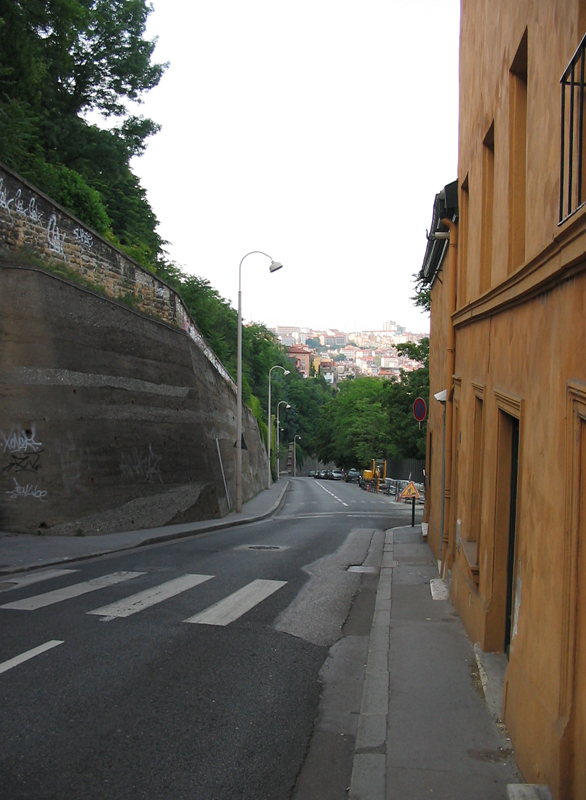
#> input picture 5. Computer Vision/TP2/images/crossing.png, 586 x 800 px
$ jupyter execute segmentation.ipynb
#> lines starting #> are read from the running program, lines starting #| are printed output that depends on the picture; after the words box and inside, x2 and y2 are one past the last pixel; in counts of white or black regions, pixels touching at a corner belong together
# TP 2 : Computer Vision

## Part 1 : segmentation

In this part of the TP, we are going to implement two approaches to image segmentation :

- algorithm of Otsu (histogram-based segmentation)
- a simple region-growing based algorithm

First, let us load some packages and define some helper functions (as in the previous TP)

[cell 1]
from matplotlib import pyplot as plt
import numpy as np
import imageio
from skimage import color

is_colab = False

def read_image(file_name):
#> called with file_name = 'images/crossing.png'
    img_color = imageio.imread(file_name)
#> img_color is the input picture: shape (800, 586, 3); mean R, G, B 118.1, 112.7, 103.7
    img_gray = color.rgb2gray(img_color)
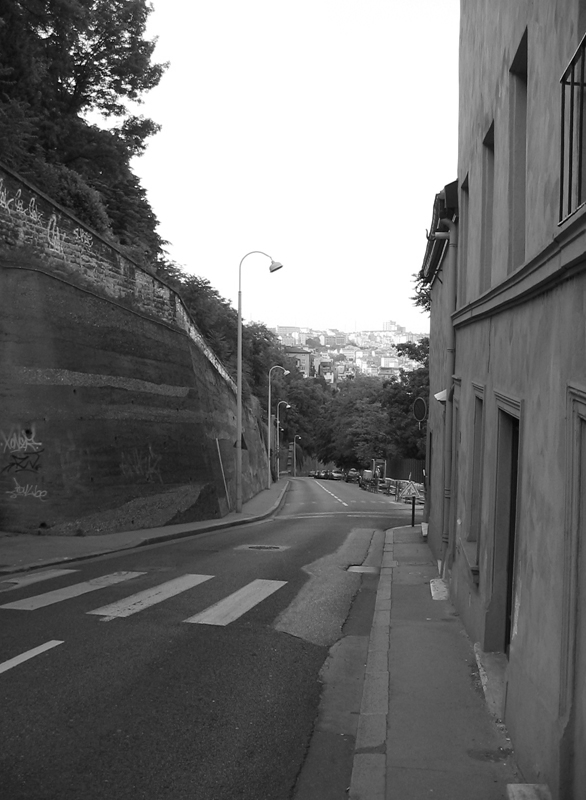
#> img_gray: shape (800, 586) float64; min 0, max 1, mean 0.444
    return img_gray,img_color

def write_image(img_in,file_name_out):
    imageio.imwrite(file_name_out, np.uint8(255.0*img_in))

def display_image(img_in):
    plt.figure(figsize=(10, 10))
    if (img_in.ndim == 2):
        plt.imshow(img_in,cmap='gray')
    elif (img_in.ndim == 3):
        # careful, in this case we supppose the pixel values are between 0 and 255
        plt.imshow(np.uint8(img_in))
    else:
        print('Error, unknown number of dimensions in image')
    return

file_dir = 'images/'
file_name = 'crossing'
file_ext = '.png'

if (is_colab == True):
  !wget "https://perso.telecom-paristech.fr/anewson/doc/images/crossing.png"
  img_gray,_ = read_image(file_name+file_ext)
else:
  img_gray,_ = read_image(file_dir+file_name+file_ext)

display_image(img_gray)
img_size = img_gray.shape
#> img_size = (800, 586)
img_size
#> Out = (800, 586)

## Otsu's algorithm

Otsu's method is based on finding a threshold to split the image into two separate segments, based simply on their grey-level values. Since the maximum number of grey-levels is finite (and small, 256), we can use an exhaustive search.

The grey-level threshold is the one that minimises the following criterion :

$argmin_{\tau} \omega_0(\tau)\sigma_0(\tau) + \omega_1(\tau)\sigma_1(\tau)$

where

- $\sigma_0(\tau)$ and $\sigma_1(\tau)$ are the variances of the pixels in the first and second regions
- $\omega_0(\tau)$ and $\omega_1(\tau)$ are weights of the first and second regions

and

- $\omega_0(\tau) = \sum_{p \in \Omega} \mathbb{1}_{\tau}(I(p)), \qquad$
- $\omega_1(\tau) = \sum_{p \in \Omega} 1-\mathbb{1}_{\tau}(I(p))$

and

$\mathbb{1}_{\tau}(I(p)) =\begin{cases}
        1 \; \text{if} \: I(p)<=\tau\\
        0 \; \text{otherwise}
\end{cases}$

Implement this algorithm in a function called ``segmentation_otsu``. Note : only analyse thresholds which produce two distinct regions : you cannot have a region with no pixels. Furthemore, remember that the image is normalised between 0 and 1, with 256 discrete values. Choose the threshold values accordingly.

[cell 2]
# This function returns the segmentation of the algorithm of otsu, as well as the threshold found
def segmentation_otsu(img):
    # FILL IN CODE HERE
    # I inspired myself from https://en.wikipedia.org/wiki/Otsu%27s_method
    img = (img * 255).astype(int)
    hist, bins = np.histogram(img, np.arange(0, 255))
#> hist = 254 values, max 7402 at index 56, min 3 at index 3, mean 1503.5; bins = 255 values from 0 to 254
    tau_out = 0
    otsus = []
    for b in bins[1:-1]:
        w0 = np.sum(hist[:b])
        w1 = np.sum(hist[b:])
        mu0 = np.mean(hist[:b])
        mu1 = np.mean(hist[b:])
        value = w0 * w1 * (mu0 - mu1) **2
        otsus.append(value)
        tau_out = otsus.index(max(otsus)) + 1
#> this loop made 253 passes
#> (w0, w1, mu0, mu1, value, tau_out) on passes 1 to 3: (6, 381872, 6, 1509.4, 5.18e+12, 1), (12, 381866, 6, 1515.3, 1.04e+13, 2), (19, 381859, 6.33, 1521.4, 1.67e+13, 3)
#> after the loop, otsus = 253 values, max 1.43e+17 at index 97, min 5.18e+12 at index 0, mean 3.81e+16
    seg_otstu_out = img.copy()
    seg_otstu_out[img > tau_out] = 255
    seg_otstu_out[img < tau_out] = 0
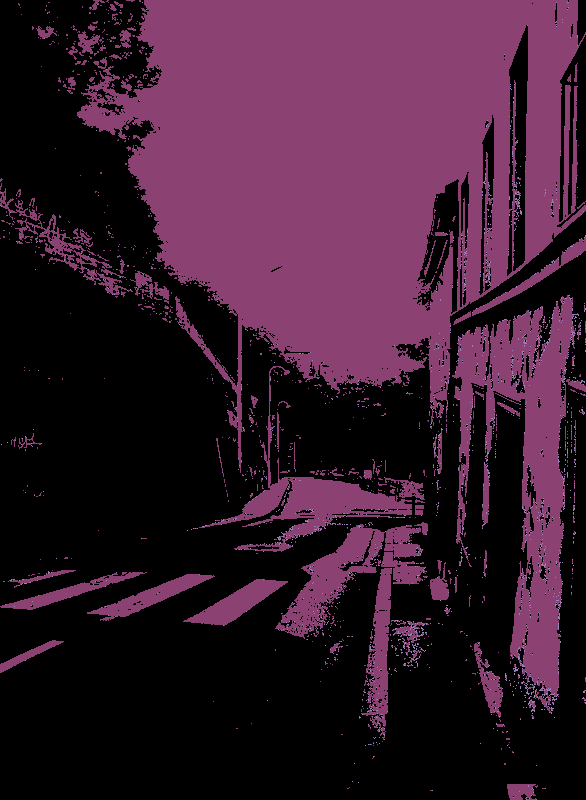
#> seg_otstu_out: shape (800, 586) int64; 3 distinct labels, from 0 to 255; one colour per label, 0 black
    seg_otstu_out = seg_otstu_out / 255

    return seg_otstu_out,tau_out

Carry out the segmentation on the input image and display the result

[cell 3]
img_out_otsu,tau = segmentation_otsu(img_gray)
#> tau = 98
display_image(img_out_otsu)
write_image(img_out_otsu,file_name+'_segmentation_otsu.png')

__Question__ What problem can you see with the segmentation result ? What morphological technique(s) (seen in the lesson) could you use to clean the result up ?

__Answer__ We can see that we can have small holes (pepper) for some structuring elements. Moreover there are also small objects that may be considered as non structuring. As seen in the lesson we can then used closing (dilation followed by erosion) and opening (erosion followed by dilution) to clean up this result. The first one will allow to get rid of pepper points and the second one to get rid of small objects

Carry out this technique to clean up the output image, and imwrite the result. You can find the necessary function(s) in the following package :

skimage.morphology

Choose the neighbourhood parameter of the functions to obtain the best results.

[cell 4]
from skimage.morphology import opening, closing

struct_size = 4
struct_el = np.ones((struct_size,struct_size))
img_out_otsu_cleaned = closing(opening(img_out_otsu,struct_el),struct_el) # FILL IN CODE HERE
img_out_otsu_cleaned_2 = opening(closing(img_out_otsu,struct_el),struct_el) # FILL IN CODE HERE
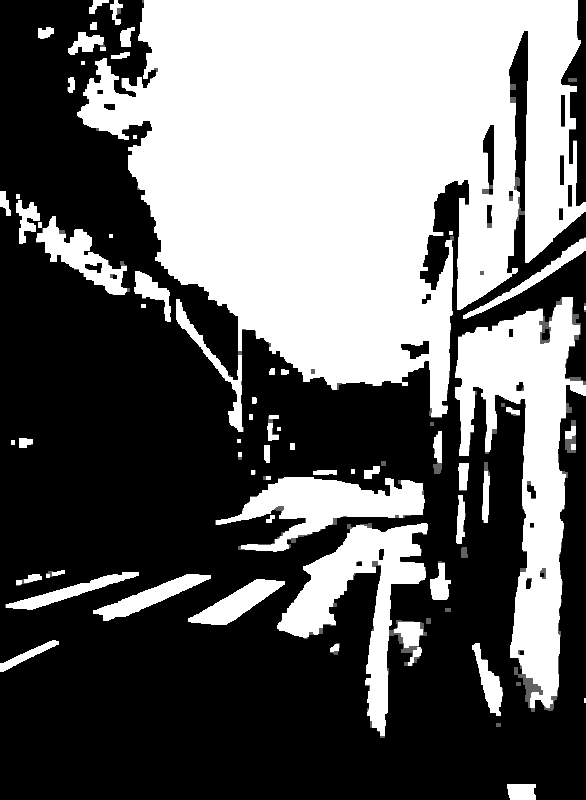
#> img_out_otsu_cleaned_2: shape (800, 586) float64; min 0, max 1, mean 0.412

display_image(img_out_otsu_cleaned)
display_image(img_out_otsu_cleaned_2)

write_image(img_out_otsu_cleaned,file_name+'_segmentation_otsu_cleaned_1.png')

__Question__ In which order did you propose to carry out the morphological operations ? Why ?

__Answer__ I proposed to first carry out an opening and then a closing. Indeed, the first processing (opening) allows to eliminate the small objects and closing eliminates small remaining holes. I think this is the best as eliminating first small holes may induce a less efficient elimination of small objects.

Let's change the image, and carry out the segmentation again.

[cell 5]
file_dir = 'images/'
file_name = 'town'
file_ext = '.png'

if (is_colab == True):
  !wget "https://perso.telecom-paristech.fr/anewson/doc/images/town.png"
  img_gray,_ = read_image(file_name+file_ext)
else:
  img_gray,_ = read_image(file_dir+file_name+file_ext)
#> call 2 of read_image, with file_name = 'images/town.png'
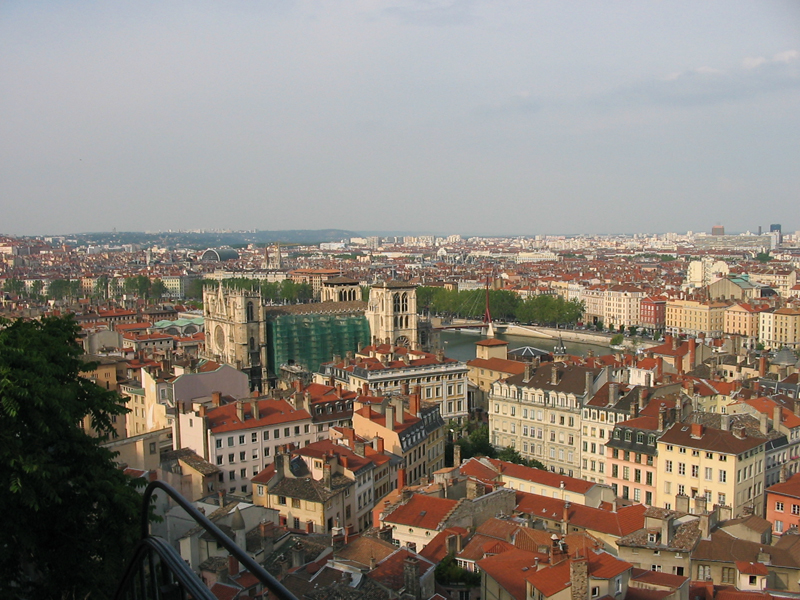
#> input picture 5. Computer Vision/TP2/images/town.png, 800 x 600 px
#> in read_image, img_color is the input picture: shape (600, 800, 3); mean R, G, B 140.3, 132, 122.7
#> in read_image (call 2), `img_gray = color.rgb2gray(img_color)`:
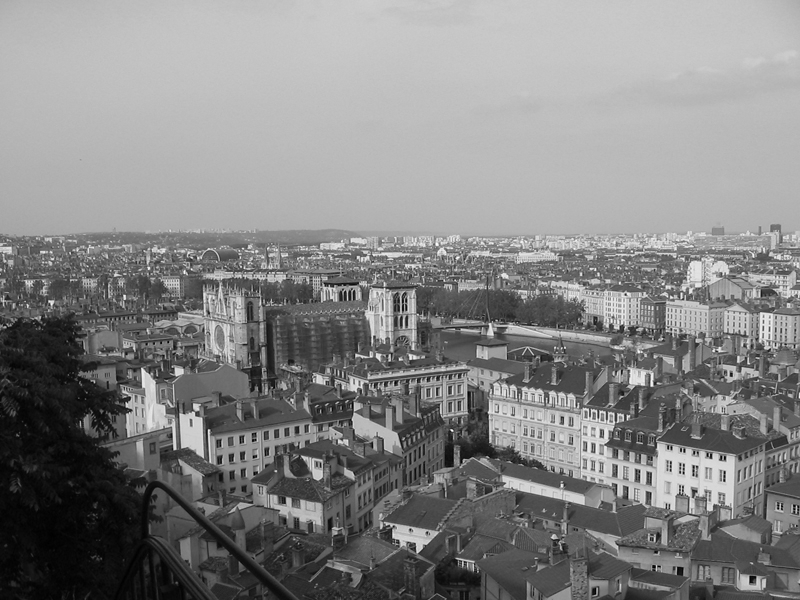
#> img_gray: shape (600, 800) float64; min 0, max 0.993, mean 0.522

display_image(img_gray)
img_size = img_gray.shape
#> img_size = (600, 800)
img_size
img_out_otsu,tau = segmentation_otsu(img_gray)
#> in segmentation_otsu (call 2), `hist, bins = np.histogram(img, np.arange(0, 255))`: hist = 254 values, max 12111 at index 186, min 1 at index 245, mean 1889.8
#> the loop in segmentation_otsu (call 2), `for b in bins[1:-1]:` made 253 passes
#> (w0, w1, mu0, mu1, value, tau_out) on passes 1 to 3: (9, 479991, 9, 1897.2, 1.54e+13, 1), (33, 479967, 16.5, 1904.6, 5.65e+13, 2), (135, 479865, 45, 1911.8, 2.26e+14, 3)
#> in segmentation_otsu (call 2), `seg_otstu_out[img > tau_out] = 255`:
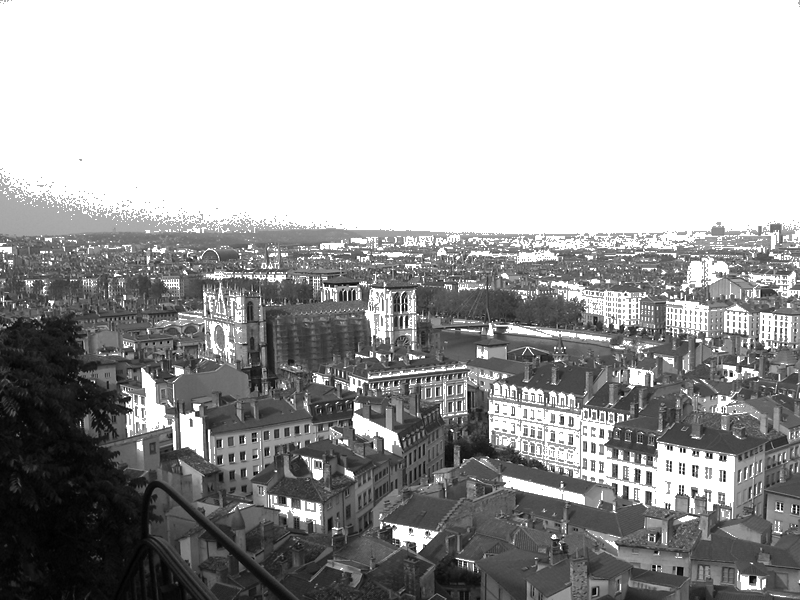
#> seg_otstu_out: shape (600, 800) int64; min 0, max 255, mean 161.7
#> in segmentation_otsu (call 2), `seg_otstu_out[img < tau_out] = 0`:
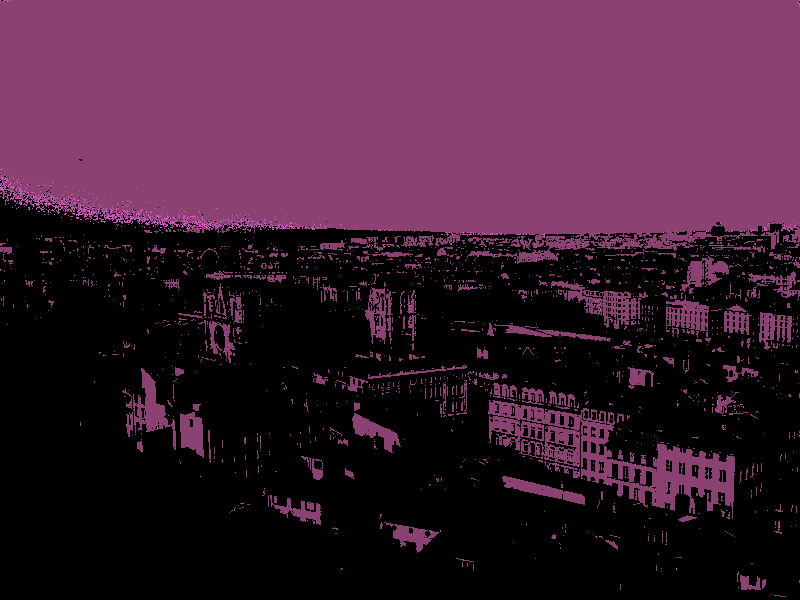
#> seg_otstu_out: shape (600, 800) int64; 3 distinct labels, from 0 to 255; one colour per label, 0 black
display_image(img_out_otsu)
write_image(img_out_otsu,file_name+'_segmentation_otsu.png')

As we can see, there is no notion of connectivity in the algorithm of Otsu (two regions far away can be in the same segment). For such a notion, we turn to region merging.

## Region merging

The region merging algorithm is quite simple : we start with a small region, and add new pixels progressively to the region. More precisely, at each iteration of the algorithm, we attempt to add the neighbours of the pixels in the current segmentation. We add new pixels according to the criterion :

- $I(p)$ is added to the region if the absolute difference between the pixel value and the region's average value is less than a threshold value (which you must set).

First, create a function called ``initialize_segmentation`` which initialises the segmentation with a small circular region centred on a given seed point (the seed point is an input). For this, the following function :

- scipy.ndimage.morphology.distance_transform_edt

can be useful.

[cell 6]
from scipy.ndimage.morphology import distance_transform_edt
#Prendre 5 en rayon
def initialize_segmentation(seed_pt, img_shape):
    # FILL IN CODE HERE
    treshold = 5
    seed_pt = tuple(seed_pt)
    seed = np.ones(img_shape)
    seed[seed_pt] = 0
    seg_init = distance_transform_edt(seed) < treshold
    return seg_init

Now, create a function called ``segmentation_region_growing`` which carries out the region growing algorithm, with the criterion above, and which uses the ``initialize_segmentation`` function. Again, the functions from ``scipy.ndimage.morphology`` can be useful here.

__IMPORTANT NOTE__ Once a pixel has been added to the region, it is in the region permanently : it is not checked again in further iterations (otherwise we could remove pixels which were added).

[cell 7]
from scipy.ndimage import binary_dilation

# This function returns both the final segmentation and the initialisation
def segmentation_region_growing(img, seed_pt, tau):
    # FILL IN CODE HERE
#> called with seed_pt = array of shape (2,), tau = 0.0781
    seg_init = initialize_segmentation(seed_pt, img.shape)
    seg = np.copy(seg_init)
    while True:
        patch = binary_dilation(seg) & ~seg
        mu = np.mean(img[seg])
        sep = abs(img[patch] - mu) <= tau
        index = np.argwhere(patch)[sep]
        if len(index) == True:
            break
        seg[tuple(index.T)] = True
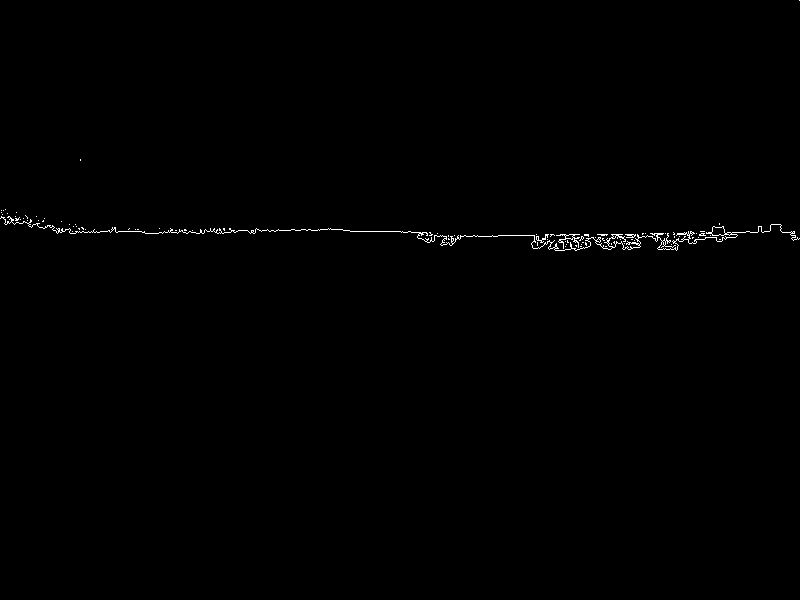
#> patch: shape (600, 800) bool; 0.4% white in thin lines or dots, all inside (x1, y1, x2, y2) = (0, 0, 800, 251)
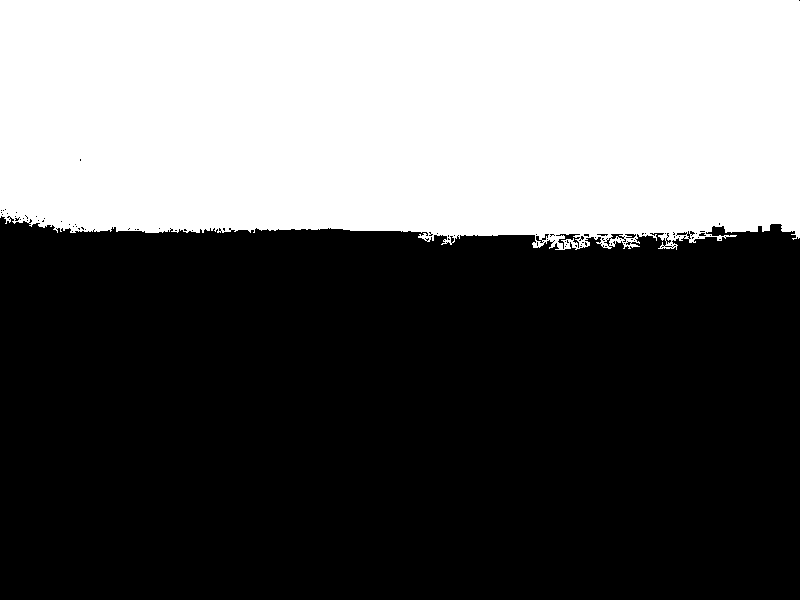
#> seg: shape (600, 800) bool; 38.9% white; 1 white region, box (x1, y1, x2, y2) and area: (0, 0, 800, 250) 186487
    seg = abs(seg - 1).astype(bool)
    return seg,seg_init

Carry out the segmentation on the input image with the seed point and threshold specified in the following code :

[cell 8]
seed_pt = np.asarray([130,350])
tau = 20.0 * (1.0/256.0)
img_out_region_growing,seg_init = segmentation_region_growing(img_gray,seed_pt,tau)
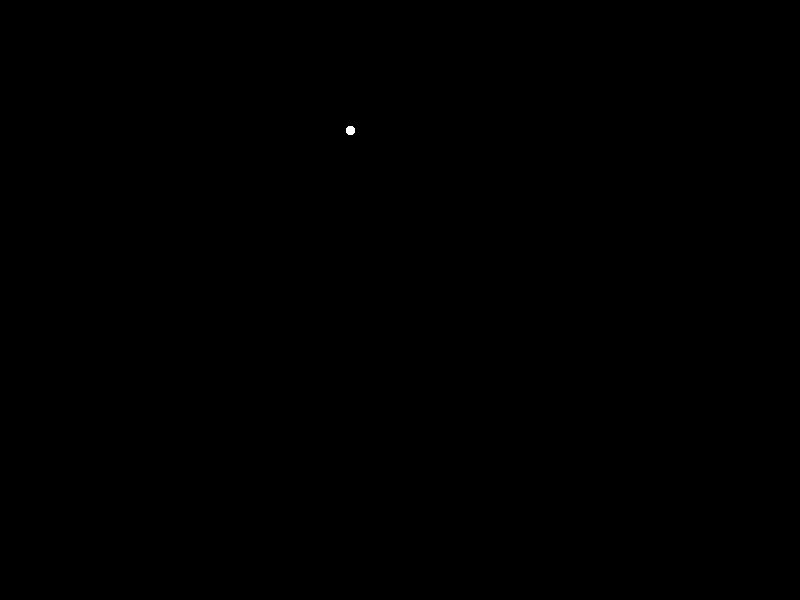
#> seg_init: shape (600, 800) bool; 0.01% white; 1 white region, box (x1, y1, x2, y2) and area: (346, 126, 355, 135) 69
display_image(img_out_region_growing)
write_image(seg_init,file_name+'_segmentation_region_growing_init.png')
write_image(img_out_region_growing,file_name+'_segmentation_region_growing.png')
